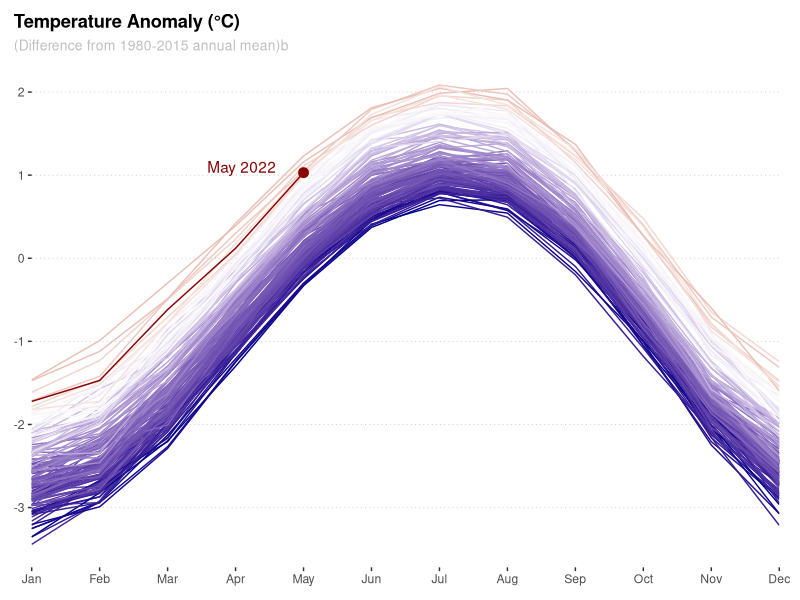
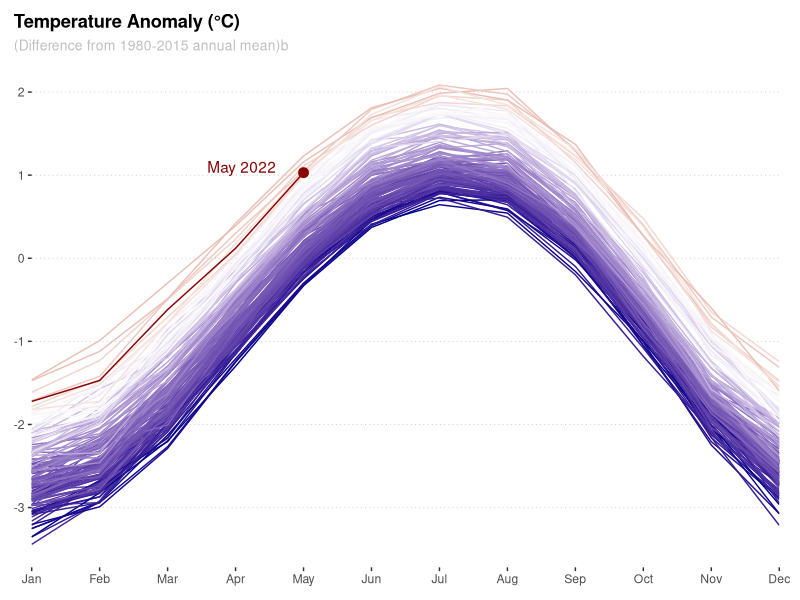
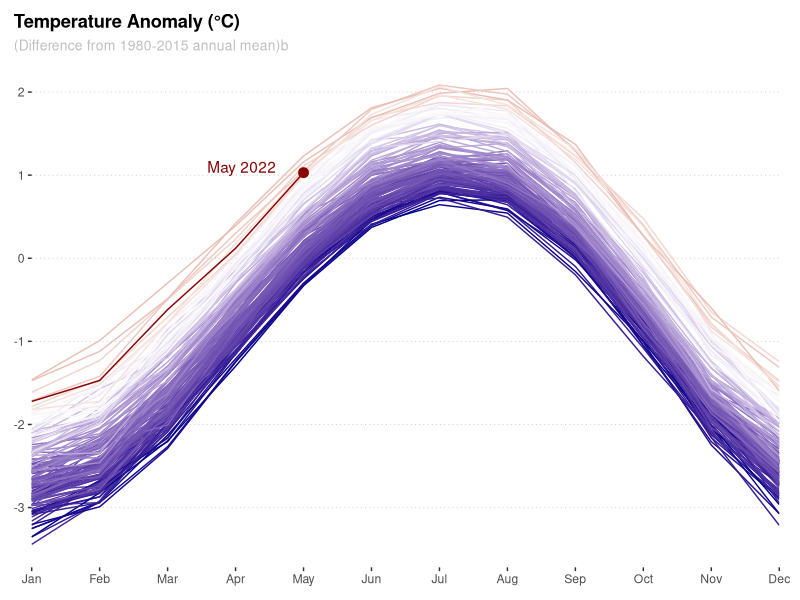

These figures' R source, in order:
library(tidyverse)

month_anom <- read_table("Data/merra2_seas_anom.txt", skip = 3) %>% 
  select(month = Month, seas_anom) %>% 
  mutate(month = as.numeric(month),
         month = month.abb[month])

t_data <- read.csv("Data/GLB.Ts+dSST.csv", skip = 1, na = "***") %>% 
  select(year = Year, all_of(month.abb)) %>% 
  pivot_longer(-year, names_to = "month", values_to = "t_diff") %>% 
  drop_na() %>% 
  inner_join(., month_anom, by = "month") %>% 
  mutate(month = factor(month, levels = month.abb), #make months a factor to not have them sorted alphabetically by ggplot
         month_anom = t_diff + seas_anom - 0.7) %>% 
  group_by(year) %>% 
  mutate(ave = mean(month_anom)) %>% 
  ungroup() %>% 
  mutate(ave = if_else(year == 2022, max(abs(ave)), ave))

annotation <- t_data %>% 
  slice_tail(n = 1)

t_data %>% 
  ggplot(aes(x=month, y=month_anom, group=year, color = ave)) +
  geom_line() +
  geom_point(data = annotation, aes(x=month, y=month_anom), size = 3) +
  geom_text(data = annotation, aes(x=4.6, y=1.1),
                                   label = "May 2022", hjust = 1) +
  scale_color_gradient2(low = "darkblue", mid = "white", high = "darkred",
                        midpoint = 0, guide = "none") +
  scale_y_continuous(breaks = seq(-3, 2, 1)) +
  scale_x_discrete(expand = c(0,0))+
  labs(x = NULL,
       y = NULL,
       title = "Temperature Anomaly (\u00B0C)",
       subtitle = "(Difference from 1980-2015 annual mean)b") + 
  theme(
    panel.background = element_blank(),
    panel.grid.minor = element_blank(),
    panel.grid.major.x = element_blank(),
    panel.grid.major.y = element_line(color = "gray", linetype = "dotted",
                                      size = 0.25),
    plot.title.position = "plot",
    plot.title = element_text(face = "bold"),
    plot.subtitle = element_text(color = "gray", size = 10),
    plot.margin = margin(t = 10, r = 15, b = 10, l = 10)
  )

ggsave("Figures/monthly_anomaly.pdf", width = 15, height = 10, units = "cm")
ggsave("Figures/monthly_anomaly.png", width = 15, height = 10, units = "cm")